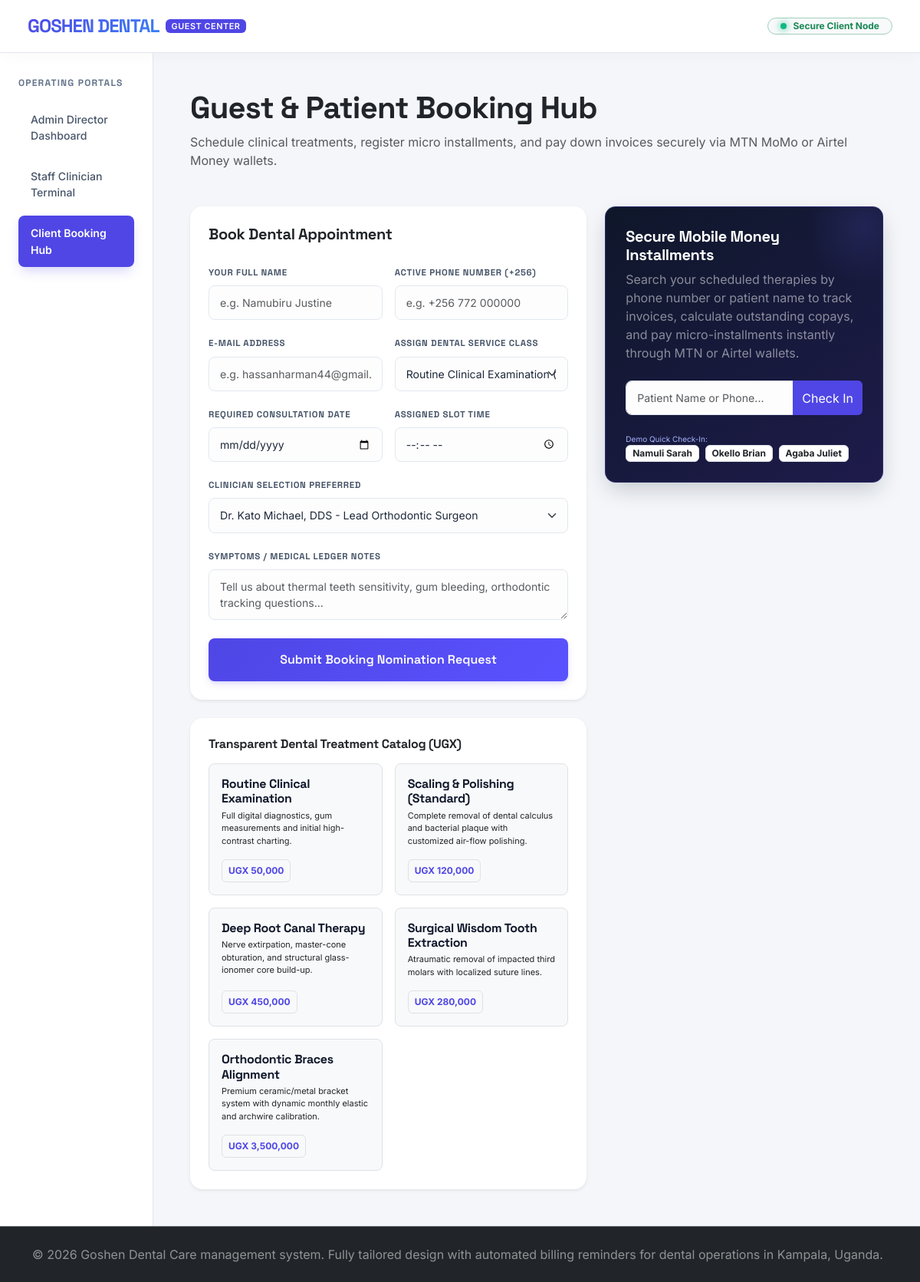
The app's page /patient.php with its own data.
### tables this page shows
CREATE TABLE IF NOT EXISTS `services` (
  `id` VARCHAR(50) NOT NULL,
  `name` VARCHAR(150) NOT NULL,
  `price` DECIMAL(15, 2) NOT NULL DEFAULT 0.00,  
  `category` ENUM('Preventive', 'Curative', 'Aesthetic', 'Surgical') NOT NULL,
  `description` TEXT,
  PRIMARY KEY (`id`)
);

### db.php (called while the page is built, shortened)
<?php
function formatUGX($amount) {
    return "UGX " . number_format($amount, 0, '.', ',');
}

### patient.php (the view, shortened to what this page needs)
<?php
require_once __DIR__ . '/db.php';
$services_data = $pdo ? $pdo->query("SELECT * FROM services")->fetchAll() : $_SESSION['mock_services'];
$staff_data = $pdo ? $pdo->query("SELECT * FROM staff")->fetchAll() : $_SESSION['mock_staff'];
$checkin_phone = isset($_GET['checkin_phone']) ? trim($_GET['checkin_phone']) : '';
?>
<!DOCTYPE html>
<html lang="en">
<head>
  <link href="https://cdn.jsdelivr.net/npm/bootstrap@5.3.0/dist/css/bootstrap.min.css" rel="stylesheet">
  <link rel="stylesheet" href="styles.css">
</head>
<body>
  <header class="navbar navbar-expand-lg navbar-light py-3 px-4">
    <div class="container-fluid d-flex justify-content-between align-items-center">
      <div class="d-flex align-items-center gap-2">
        <div class="display-logo fs-4">GOSHEN DENTAL</div>
        <span class="badge text-white px-2 py-1" style="background-color: var(--primary-indigo); font-size: 0.68rem; letter-spacing: 0.05em; font-weight: 600;">GUEST CENTER</span>
      </div>
      <div>
        <span class="badge rounded-pill bg-light text-success border border-success-subtle px-3 py-1.5 d-flex align-items-center gap-2 font-semibold" style="font-size: 0.75rem;">
          <span class="ai-pulse-indicator"></span> Secure Client Node
        </span>
      </div>
    </div>
  </header>
  <div class="container-fluid flex-grow-1">
    <div class="row min-h-100">
      <nav class="col-md-3 col-lg-2 bg-indigo-sidebar p-4 d-flex flex-column gap-4">
        <div>
          <div class="sidebar-title mb-3">Operating Portals</div>
          <div class="d-flex flex-column gap-2">
            <a href="index.php" class="nav-link-custom">
              <span>Admin Director Dashboard</span>
            </a>
            <a href="staff.php" class="nav-link-custom">
              <span>Staff Clinician Terminal</span>
            </a>
            <a href="patient.php" class="nav-link-custom active">
              <span>Client Booking Hub</span>
            </a>
          </div>
        </div>
      </nav>
      <main class="col-md-9 col-lg-10 p-4 p-md-5">
        <div class="mb-5 text-left">
          <h1 class="text-dark">Guest & Patient Booking Hub</h1>
          <p class="text-muted fs-xs">Schedule clinical treatments, register micro installments, and pay down invoices securely via MTN MoMo or Airtel Money wallets.</p>
        </div>
        <div class="row g-4">
          <div class="col-lg-7">
            <div class="card border-0 shadow-sm p-4 rounded-4 bg-white mb-4">
              <h2 class="fs-5 font-bold text-dark mb-4">Book Dental Appointment</h2>
              <form action="patient.php" method="POST">
                <div class="row g-3 mb-3">
                  <div class="col-md-6">
                    <label class="form-label font-bold text-slate-600 fs-xs uppercase">Your Full Name</label>
                    <input type="text" name="patient_name" required class="form-control" placeholder="e.g. Namubiru Justine">
                  </div>
                  <div class="col-md-6">
                    <label class="form-label font-bold text-slate-600 fs-xs uppercase">Active Phone Number (+256)</label>
                    <input type="text" name="patient_phone" required class="form-control" placeholder="e.g. +256 772 000000">
                  </div>
                </div>
                <div class="row g-3 mb-3">
                  <div class="col-md-6">
                    <label class="form-label font-bold text-slate-600 fs-xs uppercase">E-Mail Address</label>
                    <input type="email" name="patient_email" required class="form-control" placeholder="e.g. hassanharman44@gmail.com">
                  </div>
                  <div class="col-md-6">
                    <label class="form-label font-bold text-slate-600 fs-xs uppercase">Assign Dental Service Class</label>
                    <select name="service_id" required class="form-select">
                      <?php foreach ($services_data as $serv): ?>
                        <option value="<?= $serv['id'] ?>"><?= htmlspecialchars($serv['name']) ?> (<?= formatUGX($serv['price']) ?>)</option>
                      <?php endforeach; ?>
                    </select>
                  </div>
                </div>
                <div class="row g-3 mb-3">
                  <div class="col-md-6">
                    <label class="form-label font-bold text-slate-600 fs-xs uppercase">Required Consultation Date</label>
                    <input type="date" name="booking_date" required class="form-control">
                  </div>
                  <div class="col-md-6">
                    <label class="form-label font-bold text-slate-600 fs-xs uppercase">Assigned Slot Time</label>
                    <input type="time" name="booking_time" required class="form-control">
                  </div>
                </div>
                <div class="mb-3">
                  <label class="form-label font-bold text-slate-600 fs-xs uppercase">Clinician Selection Preferred</label>
                  <select name="clinician_id" required class="form-select">
                    <?php foreach ($staff_data as $st): ?>
                      <option value="<?= $st['id'] ?>"><?= htmlspecialchars($st['name']) ?> - <?= htmlspecialchars($st['role']) ?></option>
                    <?php endforeach; ?>
                  </select>
                </div>
                <div class="mb-4">
                  <label class="form-label font-bold text-slate-600 fs-xs uppercase">Symptoms / Medical Ledger notes</label>
                  <textarea name="booking_notes" rows="2" class="form-control" placeholder="Tell us about thermal teeth sensitivity, gum bleeding, orthodontic tracking questions..."></textarea>
                </div>
                <button type="submit" class="btn btn-primary-custom w-100 py-3">Submit Booking Nomination Request</button>
              </form>
            </div>
            <div class="card border-0 shadow-sm p-4 rounded-4 bg-white">
              <h3 class="fs-6 font-bold text-dark mb-3">Transparent Dental Treatment Catalog (UGX)</h3>
              <div class="row g-3">
                <?php foreach ($services_data as $s): ?>
                  <div class="col-sm-6">
                    <div class="p-3 bg-light rounded-3 border h-100 d-flex flex-column justify-content-between">
                      <div>
                        <h4 class="fs-6 font-bold text-slate-800 mb-1" style="font-size: 13.5px;"><?= htmlspecialchars($s['name']) ?></h4>
                        <p class="text-slate-450 font-sans mb-3" style="font-size: 11px;"><?= htmlspecialchars($s['description'] ?? 'Primary clinic therapy') ?></p>
                      </div>
                      <span class="badge text-indigo bg-light text-start border p-2 font-mono fs-xs" style="color: var(--primary-indigo); background-color: rgba(99, 102, 241, 0.05); width: fit-content;"><?= formatUGX($s['price']) ?></span>
                    </div>
                  </div>
                <?php endforeach; ?>
              </div>
            </div>
          </div>
          <div class="col-lg-5">
            <div class="momo-pay-box mb-4">
              <h2 class="fs-5 font-bold text-white mb-2">Secure Mobile Money Installments</h2>
              <p class="text-white-50 fs-xs mb-4">Search your scheduled therapies by phone number or patient name to track invoices, calculate outstanding copays, and pay micro-installments instantly through MTN or Airtel wallets.</p>
              <form action="patient.php" method="GET">
                <div class="input-group">
                  <input type="text" name="checkin_phone" value="<?= htmlspecialchars($checkin_phone) ?>" required class="form-control" placeholder="Patient Name or Phone...">
                  <button type="submit" class="btn btn-primary bg-indigo border-0" style="background-color: var(--primary-indigo);">Check In</button>
                </div>
              </form>
              <div class="mt-4">
                <div class="text-[10px] uppercase font-mono tracking-wider text-indigo-300" style="font-size: 10px; color: #a5b4fc;">Demo Quick Check-In:</div>
                <div class="d-flex flex-wrap gap-2 mt-1.5">
                  <a href="patient.php?checkin_phone=Namuli" class="badge btn-sub-card border text-decoration-none bg-white text-dark py-1.5 font-sans">Namuli Sarah</a>
                  <a href="patient.php?checkin_phone=Okello" class="badge btn-sub-card border text-decoration-none bg-white text-dark py-1.5 font-sans">Okello Brian</a>
                  <a href="patient.php?checkin_phone=Juliet" class="badge btn-sub-card border text-decoration-none bg-white text-dark py-1.5 font-sans">Agaba Juliet</a>
                </div>
              </div>
            </div>
          </div>
        </div>
      </main>
    </div>
  </div>
  <footer class="bg-dark text-white-50 text-center py-4 border-top border-secondary fs-xs mt-auto">
    <div class="container d-flex flex-col flex-md-row justify-content-between align-items-center gap-2">
      <p class="mb-0 text-start text-white-50">© 2026 Goshen Dental Care management system. Fully tailored design with automated billing reminders for dental operations in Kampala, Uganda.</p>
    </div>
  </footer>
</body>
</html>

### styles.css (style rules this page uses)
:root { --primary-indigo: #4f46e5; --primary-indigo-light: #e0e7ff; --primary-indigo-dark: #3730a3; --glow-indigo: rgba(79, 70, 229, 0.08); --coral-emerald: #10b981; --coral-emerald-light: #ecfdf5; --coral-emerald-dark: #065f46; --amber-gold: #f59e0b; --amber-gold-light: #fef3c7; --amber-gold-dark: #92400e; --danger-crimson: #ef4444; --danger-crimson-light: #fef2f2; --danger-crimson-dark: #991b1b; --dark-indigo: #0f172a; --pale-slate: #f4f6f9; --deep-charcoal: #1e293b; --border-line: #e2e8f0; --custom-font: 'Inter', system-ui, sans-serif; --display-font: 'Space Grotesk', sans-serif; --mono-font: 'JetBrains Mono', SFMono-Regular, monospace; --radius-sm: 8px; --radius-md: 14px; --radius-lg: 20px; }
body { font-family: var(--custom-font); background-color: var(--pale-slate); color: var(--deep-charcoal); min-height: 100vh; display: flex; flex-direction: column; }
h1, h2, h3, h4, h5, h6, .display-logo { font-family: var(--display-font); font-weight: 700; letter-spacing: -0.02em; color: var(--dark-indigo); }
header.navbar { background: white !important; border-bottom: 1px solid var(--border-line) !important; box-shadow: 0 4px 20px -2px rgba(15, 23, 42, 0.03); }
.display-logo { font-size: 1.35rem; letter-spacing: -0.04em; background: linear-gradient(135deg, var(--primary-indigo), #3b82f6); -webkit-background-clip: text; -webkit-text-fill-color: transparent; text-transform: uppercase; }
.bg-indigo-sidebar { background: #ffffff; border-right: 1px solid var(--border-line); padding: 30px 24px !important; }
.sidebar-title { font-family: var(--display-font); font-size: 0.75rem; font-weight: 700; text-transform: uppercase; letter-spacing: 0.1em; color: #64748b; }
.nav-link-custom { color: #475569; font-size: 0.88rem; font-weight: 500; border-radius: var(--radius-sm); padding: 12px 16px; display: flex; align-items: center; gap: 12px; text-decoration: none; transition: all 0.2s cubic-bezier(0.4, 0, 0.2, 1); background: transparent; }
.nav-link-custom.active { background-color: var(--primary-indigo); color: #ffffff; box-shadow: 0 8px 16px -4px rgba(79, 70, 229, 0.25); font-weight: 600; }
.form-control, .form-select { border: 1px solid var(--border-line); border-radius: var(--radius-sm); padding: 11px 14px; font-size: 0.88rem; background-color: #fdfdfd; transition: all 0.18s ease-in-out; color: var(--deep-charcoal); }
.form-label { font-family: var(--display-font); font-size: 0.72rem; font-weight: 700; text-transform: uppercase; letter-spacing: 0.06em; color: #475569; margin-bottom: 8px; }
.btn-primary-custom { background: linear-gradient(135deg, var(--primary-indigo), #5a52ff); color: #ffffff; font-family: var(--display-font); font-weight: 600; padding: 12px 24px; border-radius: var(--radius-sm); border: none; transition: all 0.2s cubic-bezier(0.4, 0, 0.2, 1); box-shadow: 0 4px 12px -2px rgba(79, 70, 229, 0.2), 0 2px 4px -1px rgba(79, 70, 229, 0.1); }
.momo-pay-box { background: linear-gradient(145deg, #0f172a, #1e1b4b); border: 1px solid rgba(99, 102, 241, 0.25); border-radius: var(--radius-md); padding: 26px; color: #f1f5f9; position: relative; overflow: hidden; box-shadow: 0 12px 30px -5px rgba(15, 23, 42, 0.22); }
.momo-pay-box::before { content: ''; position: absolute; top: -50px; right: -50px; width: 150px; height: 150px; background: radial-gradient(circle, rgba(99, 102, 241, 0.15) 0%, transparent 70%); border-radius: 50%; }
.ai-pulse-indicator { width: 8px; height: 8px; border-radius: 50%; background-color: var(--coral-emerald); display: inline-block; box-shadow: 0 0 10px var(--coral-emerald); animation: pulse-glow 2s infinite ease-in-out; }

### records on screen
services: name "Routine Clinical Examination", description "Full digital diagnostics, gum measurements and initial high-contrast charting.", price "UGX 50,000"
services: name "Scaling & Polishing (Standard)", description "Complete removal of dental calculus and bacterial plaque with customized air-flow polishing.", price "UGX 120,000"
services: name "Deep Root Canal Therapy", description "Nerve extirpation, master-cone obturation, and structural glass-ionomer core build-up.", price "UGX 450,000"
services: name "Surgical Wisdom Tooth Extraction", description "Atraumatic removal of impacted third molars with localized suture lines.", price "UGX 280,000"
services: name "Orthodontic Braces Alignment", description "Premium ceramic/metal bracket system with dynamic monthly elastic and archwire calibration.", price "UGX 3,500,000"

### other values on screen
form field service_id "Routine Clinical Examination (UGX 50,000)"
form field clinician_id "Dr. Kato Michael, DDS - Lead Orthodontic Surgeon"
